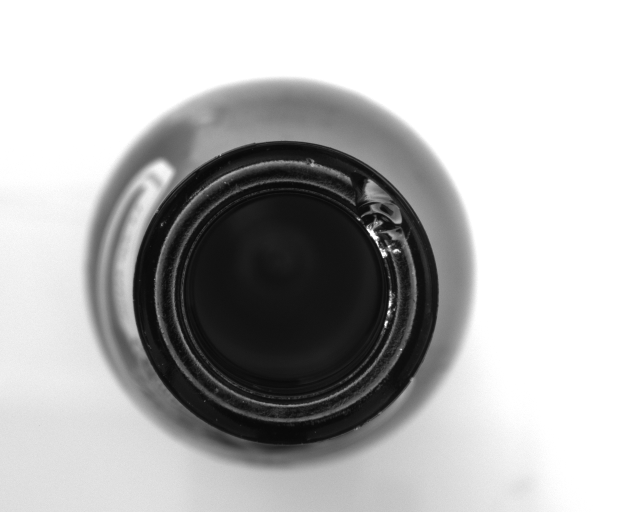
#> input picture bottles/bottle_mouth_03.png, 640 x 512 px
$ python bottle_mouth.py
#> lines starting #> are read from the running program, lines starting #| are printed output that depends on the picture; after the words box and inside, x2 and y2 are one past the last pixel; in counts of white or black regions, pixels touching at a corner belong together
# @TIME ：2021/1/19
import cv2
import numpy as np


def cv_show(name, img):
    cv2.imshow(name, img)
    cv2.waitKey()
    cv2.destroyAllWindows()


bottle = cv2.imread("bottles/bottle_mouth_03.png", cv2.IMREAD_GRAYSCALE)
#> bottle is the input picture: shape (512, 640); min 9, max 255, mean 182
bsp = bottle.shape  # 获取图片尺寸以供使用
#> bsp = (512, 640)
psp = (bsp[1], bsp[0])
#> psp = (640, 512)
# print(bsp)
# cv_show('image',bottle)

'''中值滤波'''
median = cv2.medianBlur(bottle, 3)
# cv_show('median',median)
'''hough圆变换'''
cimg = cv2.cvtColor(bottle, cv2.COLOR_GRAY2BGR)  # 转换成彩色图
circles = cv2.HoughCircles(median, cv2.HOUGH_GRADIENT, 1, 100,
            param1=100, param2=60, minRadius=150, maxRadius=160)  # Hough圆检测
#> circles = [[285.5, 292.5, 152.7]]
circles = np.uint16(np.around(circles))
#> circles = [[286, 292, 153]]
# print(circles)
for i in circles[0, :]:    # 遍历circles，i为列表，i中包含多个列表，列表为[x,y,r]圆心坐标和半径
    # draw the outer circle
    cv2.circle(cimg, (i[0], i[1]), i[2], (0, 255, 0), 2)
    # draw the center of the circle
    cv2.circle(cimg, (i[0], i[1]), 2, (0, 0, 255), 3)
#> this loop made 1 pass
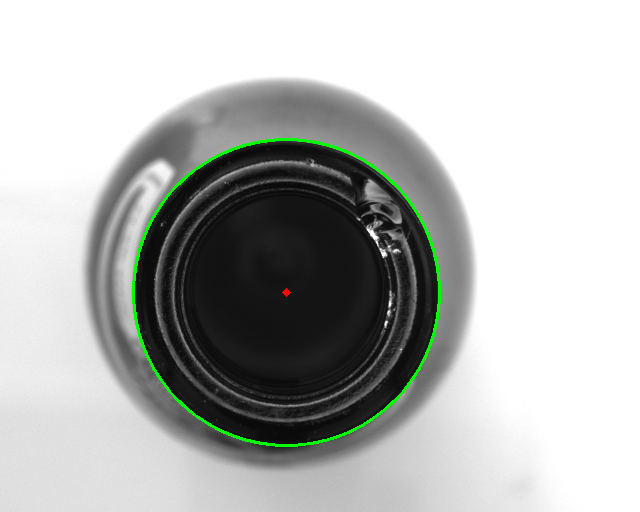
#> cimg: shape (512, 640, 3); 0.89% of pixels changed, all inside (x1, y1, x2, y2) = (132, 138, 441, 447)
# cv_show( 'cimg',cimg)
# 参数
center = (circles[0][0][0], circles[0][0][1])
#> center = (286, 292)
radius = circles[0][0][2]
#> radius = 153
circles_x1 = center[0]-radius
#> circles_x1 = 133
circles_y1 = center[1]-radius
#> circles_y1 = 139
circles_x2 = center[0]+radius
#> circles_x2 = 439
circles_y2 = center[1]+radius
#> circles_y2 = 445

'''极坐标变换'''
polarImg = cv2.warpPolar(bottle, (300, 900), center, radius,
                         cv2.INTER_LINEAR + cv2.WARP_POLAR_LINEAR)
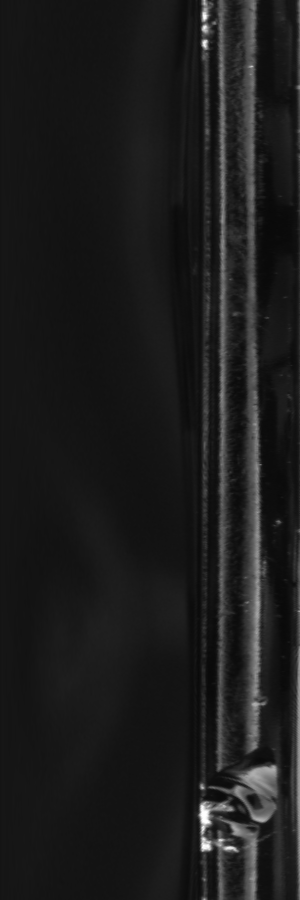
#> polarImg: shape (900, 300); min 9, max 255, mean 28.1
# cv_show('polarImg',polarImg)

'''反变换'''
b_bottle = cv2.warpPolar(polarImg, psp, center, radius,
                cv2.INTER_LINEAR + cv2.WARP_POLAR_LINEAR + cv2.WARP_INVERSE_MAP)
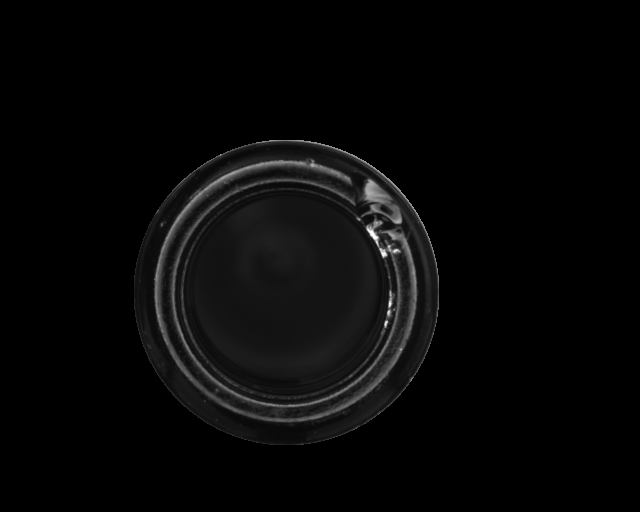
#> b_bottle: shape (512, 640); min 0, max 255, mean 7.3
# cv_show('b_bottle',b_bottle)

'''处理'''
blur = cv2.blur(b_bottle, (5, 5))  # 均值滤波
# cv_show('blur',blur)

ret, thres = cv2.threshold(blur, 130, 255, cv2.THRESH_BINARY)  # 阈值变换
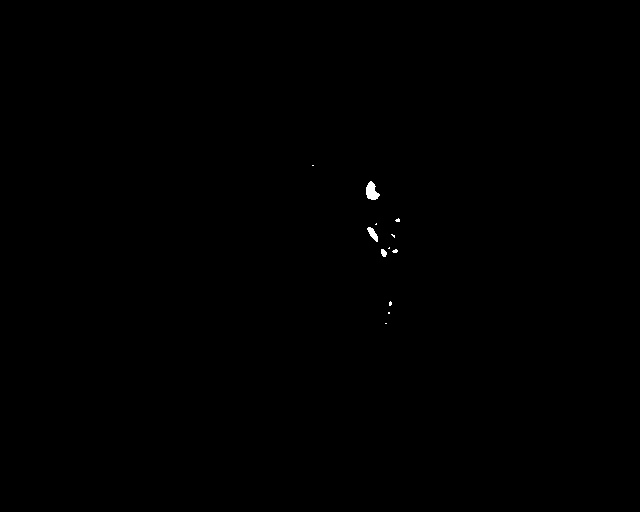
#> thres: shape (512, 640); 0.11% white; 12 white regions (9 under 20 px), largest, box (x1, y1, x2, y2) and area: (366, 181, 380, 200) 171, (367, 227, 378, 242) 83, (381, 249, 387, 257) 36
# cv_show('thres',thres)

kernel = np.ones((5, 5), np.uint8)
opening = cv2.morphologyEx(thres, cv2.MORPH_OPEN, kernel)  # 开运算
#> opening: shape (512, 640); 0.06% white; 2 white regions, box (x1, y1, x2, y2) and area: (366, 183, 378, 200) 158, (369, 229, 375, 236) 38
# cv_show('opening',opening)

kernel = np.ones((3, 3), np.uint8)
dilate = cv2.dilate(opening, kernel, iterations=5)  # 膨胀
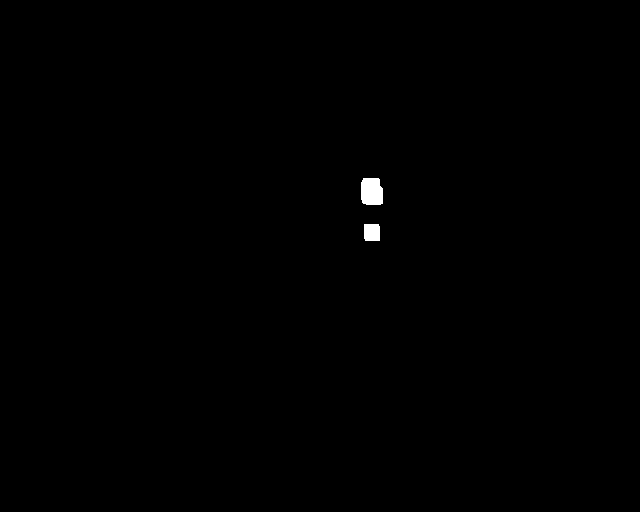
#> dilate: shape (512, 640); 0.25% white; 2 white regions
# cv_show('dilate',dilate)

'''找缺陷'''
contours, hierarchy = cv2.findContours(dilate, cv2.RETR_EXTERNAL, cv2.CHAIN_APPROX_NONE)
#> contours = 2 contours; box (x1, y1, x2, y2) and area: (361, 178, 383, 205) 505, (364, 224, 380, 241) 237
s_bottle = cv2.cvtColor(bottle, cv2.COLOR_GRAY2BGR)
counts = []
for cnt in contours:
    (x, y, w, h) = cv2.boundingRect(cnt)
# print(x, y, w, h)
    if x > circles_x1 and x < circles_x2 and y > circles_y1 and y < circles_y2 and (w > 5 or h > 5):
        cv2.drawContours(s_bottle, cnt, -1, (0, 0, 255), 2)
        counts.append(cnt)
#> this loop made 2 passes
#> (x, y, w, h) on passes 1 to 2: (364, 224, 16, 17), (361, 178, 22, 27)
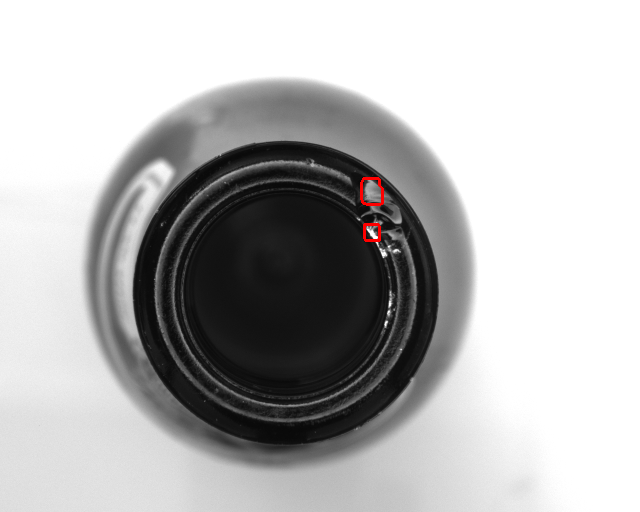
#> s_bottle: shape (512, 640, 3); 0.13% of pixels changed, all inside (x1, y1, x2, y2) = (360, 177, 384, 242)
#> after the loop, counts has the same summary as contours

# print('counts=',counts)
if counts:
    cv2.putText(s_bottle, "NOT OK", (50, 50), cv2.FONT_HERSHEY_COMPLEX, 2, (0, 0, 255), 5)
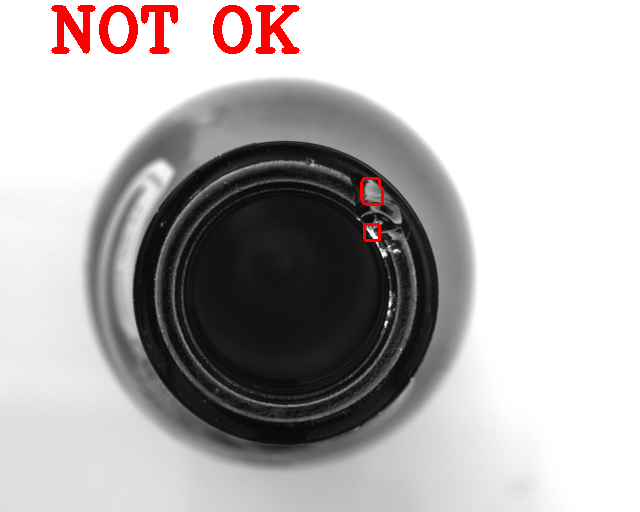
#> s_bottle: shape (512, 640, 3); 1.55% of pixels changed, all inside (x1, y1, x2, y2) = (51, 5, 300, 54)
else:
    cv2.putText(s_bottle, "OK", (50, 50), cv2.FONT_HERSHEY_COMPLEX, 2, (0, 200, 0), 5)
cv_show('s_bottle', s_bottle)
cv2.imwrite('bottle/mouth_03.png', s_bottle)
